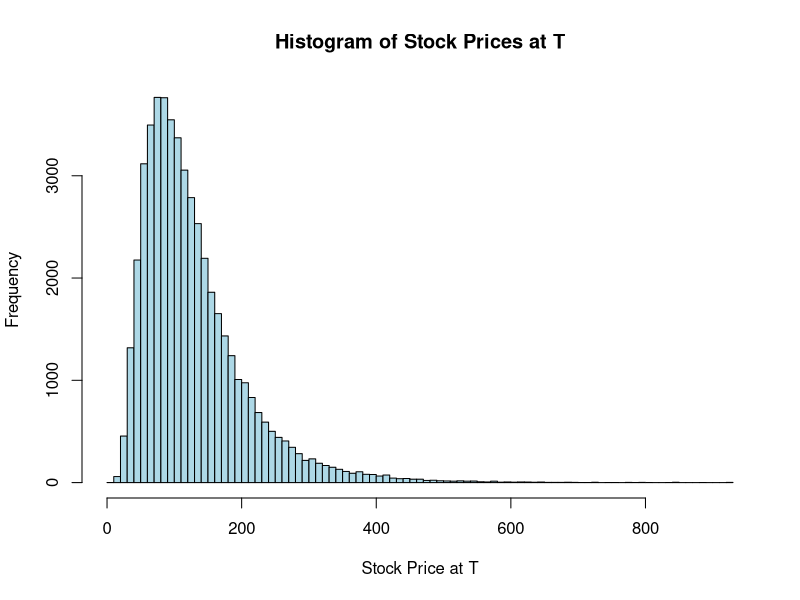
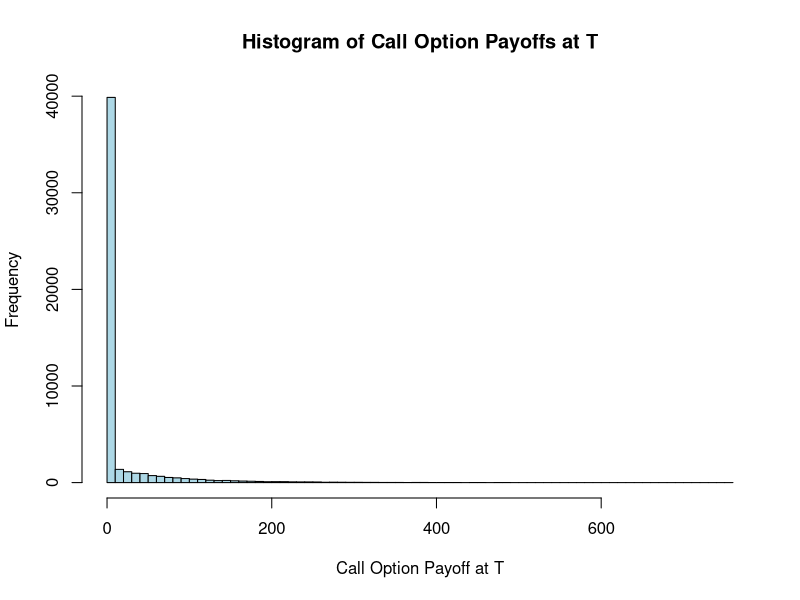

R code for these plots, in order:
# initialise the environment
rm(list = ls())

# Variables
r = 0.05
sigma = 0.25
S0 = 100
T = 5
K = 165
N = 50000

# Black Scholes components
d1 = (log(S0/K) + (r + sigma^2/2)*T)/(sigma*sqrt(T))
d2 = d1 - sigma*sqrt(T)

# Black Scholes price
BSM = S0 * pnorm(d1) - K * exp(-r * T) * pnorm(d2)
BSM

# setting seed for reproducibility
set.seed(1)

# generate N standard normal random variates
X = rnorm(N)

# generate N possible date T stock prices under the equivalent martingale measure
ST = S0 * exp((r - sigma^2/2) * T + sigma * sqrt(T) * X)

hist(ST, breaks = 100, col = "lightblue", 
main = "Histogram of Stock Prices at T", 
xlab = "Stock Price at T", ylab = "Frequency")

mean(ST)

# generate call option payoffs that correspond to the N possible stock prices
CT = pmax(ST - K, 0)
mean(CT)
hist(CT, breaks = 100, col = "lightblue",
main = "Histogram of Call Option Payoffs at T",
xlab = "Call Option Payoff at T", ylab = "Frequency")

# approximate expectation of the call with discounted mean of CT
BSMmc = mean(CT) * exp(-r * T)
mean(BSMmc)

# standard error of the mean
SEM = sd(CT * exp(-r * T))/sqrt(N)
SEM

# 95% confidence interval
BSMmc + c(-1, 1) * 1.96 * SEM

# assign upper limit to uci
uci = BSMmc + 1.96 * SEM

# assign lower limit to lci
lci = BSMmc - 1.96 * SEM

uci; lci

# indicator function
if (BSM < uci & BSM > lci) 1 else 0

### Nice, checks out ###

# Antithetic Variates
aX = -X
sum(aX + X) # should be 0

# generate N possible date T stock prices under the equivalent martingale measure
aST = S0 * exp((r - sigma^2/2) * T + sigma * sqrt(T) * aX)

# generate call option payoffs that correspond to the N possible stock prices
aCT = pmax(aST - K, 0)

# approximate expectation of the call with discounted mean of CT
aBSMmc = mean(aCT) * exp(-r * T)

# standard error of the mean
aSEM = sd(aCT * exp(-r * T))/sqrt(N)

# 95% confidence interval
aBSMmc + c(-1, 1) * 1.96 * aSEM

# assign upper limit to uci
auci = aBSMmc + 1.96 * aSEM

# assign lower limit to lci
alci = aBSMmc - 1.96 * aSEM

auci; alci

# indicator function
if (BSM < auci & BSM > alci) 1 else 0

### Nice, checks out ###

# antithetic variate mean
BSMav = (BSMmc + aBSMmc)/2

# average option payoff
CTav = (CT + aCT)/2
head(CTav)

# standard error of the mean CTav
avSEM = sd(CTav * exp(-r * T))/sqrt(N)
avSEM

# 95% confidence interval
BSMav + c(-1, 1) * 1.96 * avSEM

# assign upper limit to uci
avuci = BSMav + 1.96 * avSEM

# assign lower limit to lci
avlci = BSMav - 1.96 * avSEM

avuci; avlci

# indicator function
if (BSM < avuci & BSM > avlci) 1 else 0

### Nice, checks out ###

# Monte Carlo simulation
# initialise the environment
rm(list = ls())
set.seed(1)

# Variables
r = 0.05
sigma = 0.25
S0 = 100
T = 5
K = 165
N = 50000
ctrBSMmc = 0 ; ctraBSMmc = 0 ; ctrBSMav = 0

# Black Scholes components
d1 = (log(S0/K) + (r + sigma^2/2)*T)/(sigma*sqrt(T))
d2 = d1 - sigma*sqrt(T)

# Black Scholes price
BSM = S0 * pnorm(d1) - K * exp(-r * T) * pnorm(d2)

for (i in 1:100) {
    X = rnorm(N)
    ST = S0 * exp((r - sigma^2/2) * T + sigma * sqrt(T) * X)
    CT = pmax(ST - K, 0)
    BSMmc = mean(CT) * exp(-r * T)
    SEM = sd(CT * exp(-r * T))/sqrt(N)
    uci = BSMmc + qnorm(1 - 0.05 / 2) * SEM
    lci = BSMmc + qnorm(0.05 / 2) * SEM
    if (BSM < uci & BSM > lci) {
        ctrBSMmc = ctrBSMmc + 1
    }

    aX = -X
    aST = S0 * exp((r - sigma^2/2) * T + sigma * sqrt(T) * aX)
    aCT = pmax(aST - K, 0)
    aBSMmc = mean(aCT) * exp(-r * T)
    aSEM = sd(aCT * exp(-r * T))/sqrt(N)
    auci = aBSMmc + qnorm(1 - 0.05 / 2) * aSEM
    alci = aBSMmc + qnorm(0.05 / 2) * aSEM
    if (BSM < auci & BSM > alci) {
        ctraBSMmc = ctraBSMmc + 1
    }

    CTav = (CT + aCT)/2
    BSMav = (BSMmc + aBSMmc)/2
    avSEM = sd(CTav * exp(-r * T))/sqrt(N)
    avuci = BSMav + qnorm(1 - 0.05 / 2) * avSEM
    avlci = BSMav + qnorm(0.05 / 2) * avSEM
    if (BSM < avuci & BSM > avlci) {
        ctrBSMav = ctrBSMav + 1
    }
}

ctrBSMmc; ctraBSMmc; ctrBSMav
